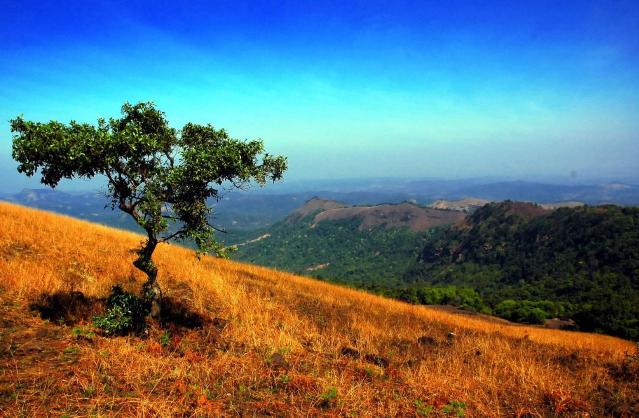
#> input picture img1.JPG, 1278 x 836 px (shown at 1/2 size)
$ python goruntulerikaristirmak-DERS8.py
#> lines starting #> are read from the running program, lines starting #| are printed output that depends on the picture
import cv2

img1=cv2.imread("img1.JPG")
#> img1 is the input picture: shape (836, 1278, 3); mean B, G, R 118.6, 113.4, 96
img2=cv2.imread("img2.JPG")
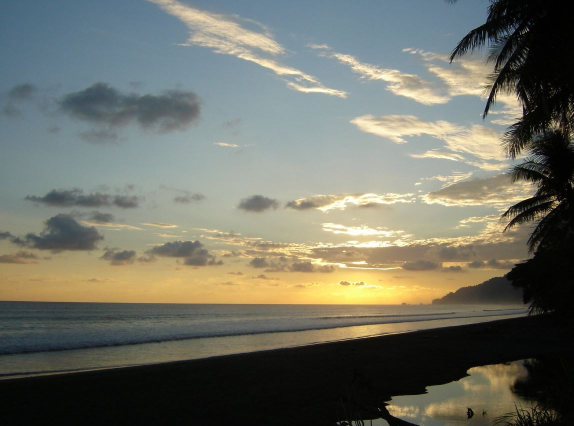
#> input picture img2.JPG, 1147 x 852 px (shown at 1/2 size)
#> img2 is the input picture: shape (852, 1147, 3); mean B, G, R 102.2, 113.4, 112

img1=cv2.resize(img1,(800,800))
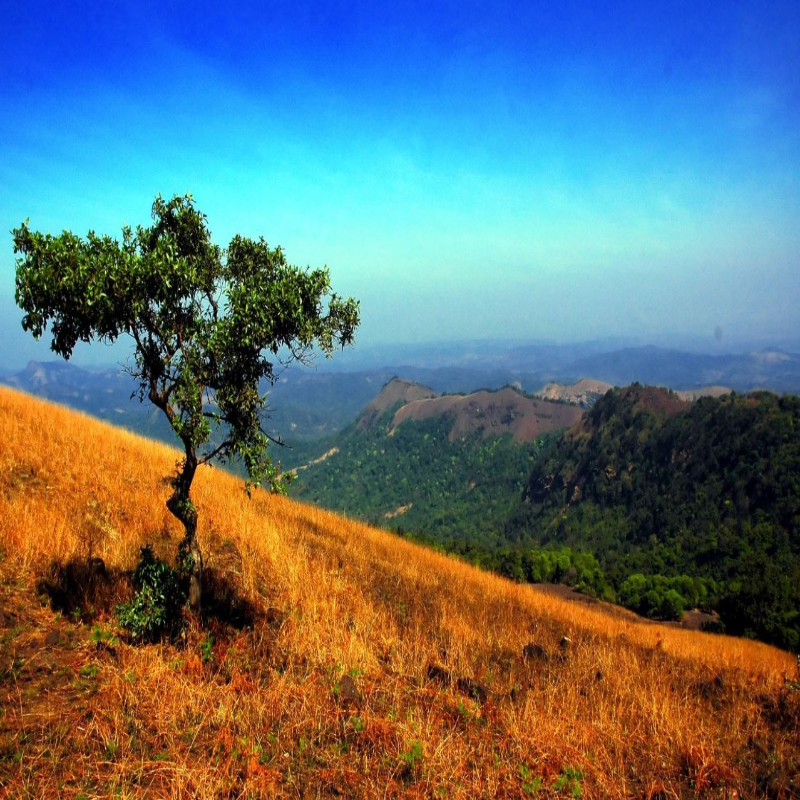
#> img1: shape (800, 800, 3); mean B, G, R 118.5, 113.3, 95.9
img2=cv2.resize(img2,(800,800))
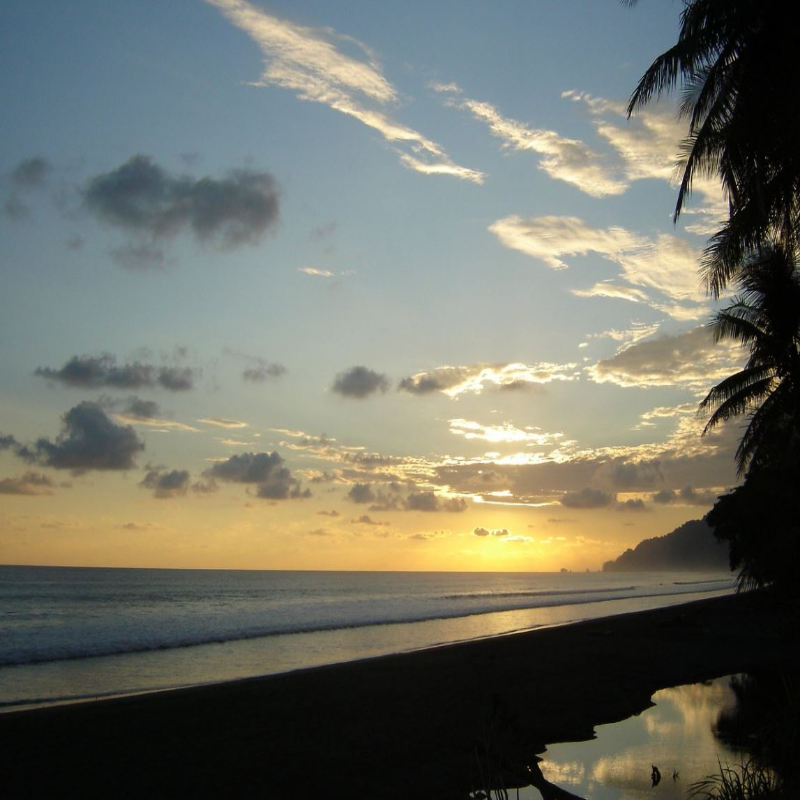
#> img2: shape (800, 800, 3); mean B, G, R 102.2, 113.3, 111.9
cv2.imshow("img1",img1)
cv2.imshow("img2",img2)

#renk donusumleri baska bir platformda(matplotlib gibi) gosterildigi taktirde bunun uygulanmasi gerekirs
img1=cv2.cvtColor(img1,cv2.COLOR_BGR2RGB)
img2=cv2.cvtColor(img2,cv2.COLOR_BGR2RGB)

#source1,alpha(birinci resmin katsayisi),source2,beta(ikinci resmin katsayisi),gama(genelde 0 verilir)
img=cv2.addWeighted(img1,0.2,img2,0.8,0)
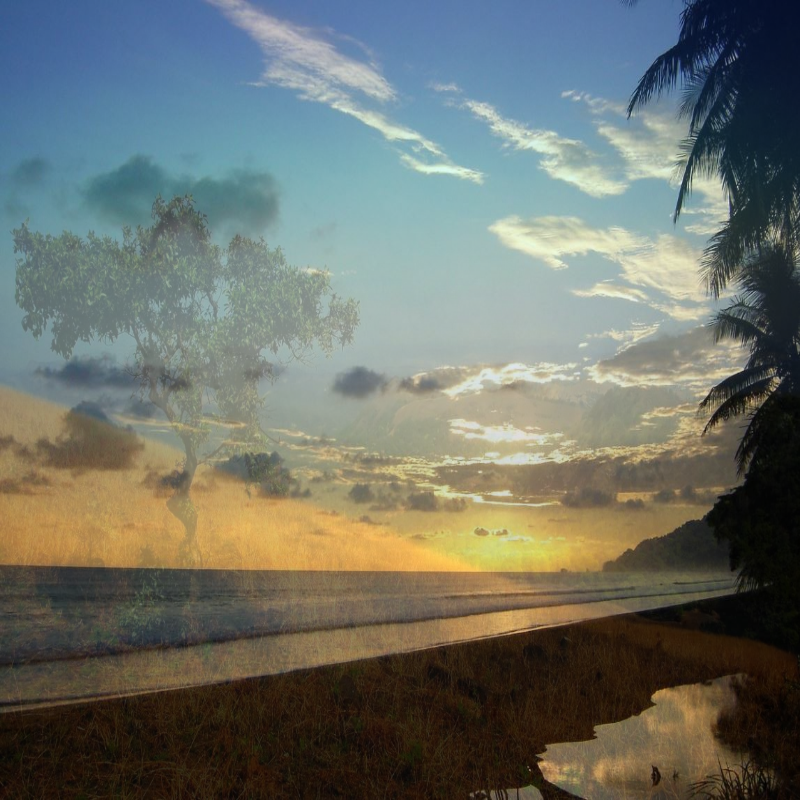
#> img: shape (800, 800, 3); mean R, G, B 108.7, 113.3, 105.4
cv2.imshow("img",img)

cv2.waitKey(0)
cv2.destroyAllWindows()
